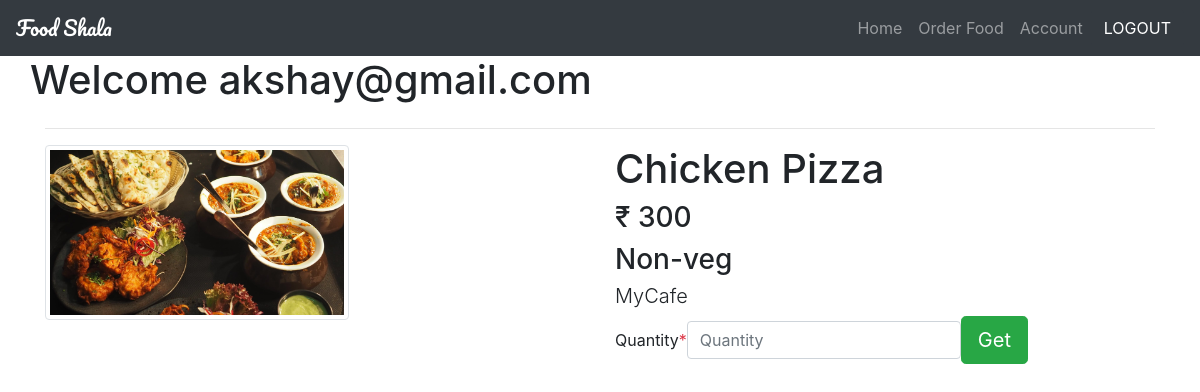
The app's page /views/orderFood.php?id=1 (signed in) with its own data.
### tables this page shows
CREATE TABLE `fooditems` (
  `id` int(11) NOT NULL,
  `user_id` varchar(50) NOT NULL,
  `foodItemName` varchar(50) NOT NULL,
  `foodItemPrice` varchar(25) NOT NULL,
  `foodType` varchar(20) NOT NULL,
  `image` varchar(20) NOT NULL,
  `restaurantName` varchar(25) NOT NULL
);

### process/fetchFood.php (called while the page is built, shortened)
<?php
require_once '../helpers/init.php';
function singleFoodItem($FooodID){
    global $conn;
    $FOOD_ID=$FooodID;
    $stmt = $conn->prepare("SELECT * FROM fooditems WHERE id='$FOOD_ID'");
    $stmt->execute();
    return $stmt->fetchAll(PDO::FETCH_ASSOC);
}
?>

### views/orderFood.php (the view, shortened to what this page needs)
<?php
include_once '../helpers/init.php';
include_once '../process/fetchFood.php';
$data = singleFoodItem($_GET['id']);
foreach ($data as $key => $value) {}
?>
<!doctype html>
<html lang="en">
  <head>
    <link rel="stylesheet" href="https://stackpath.bootstrapcdn.com/bootstrap/4.3.1/css/bootstrap.min.css">
    <link rel="stylesheet" href="../assests/css/style.css">
  </head>
  <body>
  <?php require 'sub-views/navbar.php' ?>
    <div class="container">
    <div class="row">
        <h1 class="">Welcome <?php echo $_SESSION['customerEmail'] ?></h1>
    </div>
    <hr>
    <div class="row">
        <div class="col-md-6">
        <img src="../uploads/<?php echo $value['image'] ?>" class="img-thumbnail" alt="Cinque Terre" width="304" height="236">
        </div>
        <div class="col-md-6">
            <h1><?php echo $value['foodItemName'] ?></h1>
            <h3>₹ <?php echo $value['foodItemPrice'] ?></h3>
            <h3><?php echo $value['foodType'] ?></h3>
            <h3 class="lead"><?php echo $value['restaurantName'] ?></h3>
            <form class="form-inline" action="../process/orderFood.php" method="post">
                <div class="form-group">
                      <label for="">Quantity<span class="text-danger">*</span></label>
                      <input type="number"class="form-control" min='1'  name="foodItemQuantity" value="" required placeholder="Quantity">
                </div>
                <button class="btn btn-success btn-lg " type="submit"name="orderFood">Get</button>
            </form>
        </div>
    </div>
    </div>
  </body>
</html>

### records on screen
fooditems: image (picture), foodItemName "Chicken Pizza", foodItemPrice "300", foodType "Non-veg", restaurantName "MyCafe"

### other values on screen
$_SESSION['customerEmail'] "akshay@gmail.com"
